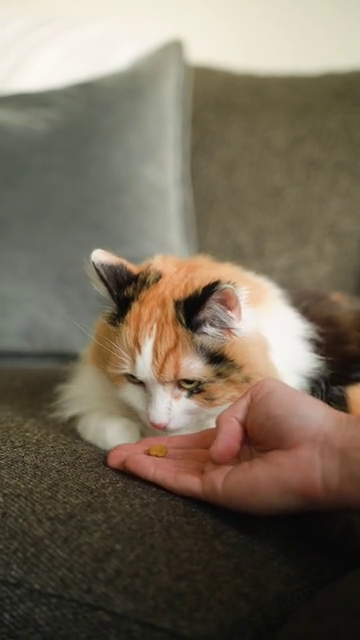
#> input picture frame 48 of video.mp4, 360 x 640 px
$ python '동영상자르기.py'
#> lines starting #> are read from the running program, lines starting #| are printed output that depends on the picture
import cv2

cap = cv2.VideoCapture('video.mp4')

k=0
while cap.isOpened():
    ret, frame = cap.read()
#> frame is the input picture: shape (640, 360, 3); mean B, G, R 89.9, 106.5, 117.6
    crop = frame[200:450, 100:300]
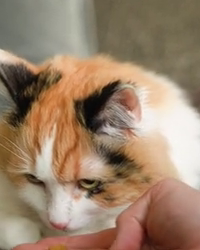
#> crop: shape (250, 200, 3); mean B, G, R 107.4, 130.4, 155.2
    if not ret:
        break
    cv2.imshow('video_origin', frame)
    cv2.imshow('video_crop', crop)
    if cv2.waitKey(20) == ord('q'):
#> (key q is pressed here)
        break
    if cv2.waitKey(20) == ord('s'):  # 자른 동영상 캡쳐
        k +=1
        cv2.imwrite('capture'+str(k)+'.jpg',crop)
cap.release()
cv2.destroyAllWindows()

$ run again, starting later in the video
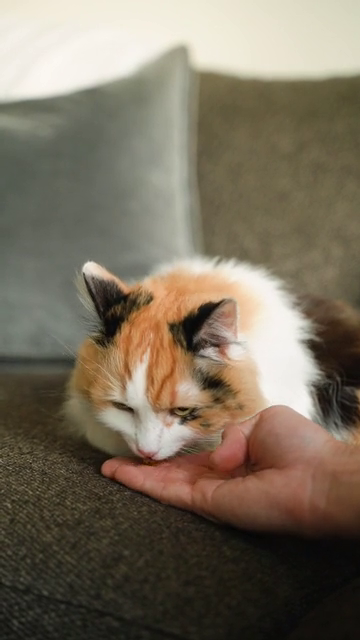
#> input picture frame 218 of video.mp4, 360 x 640 px
#> frame is the input picture: shape (640, 360, 3); mean B, G, R 93.6, 110.4, 121.1
#> `crop = frame[200:450, 100:300]`:
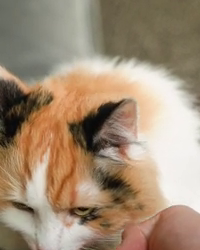
#> crop: shape (250, 200, 3); mean B, G, R 118.3, 141.1, 162

$ run again, starting later in the video
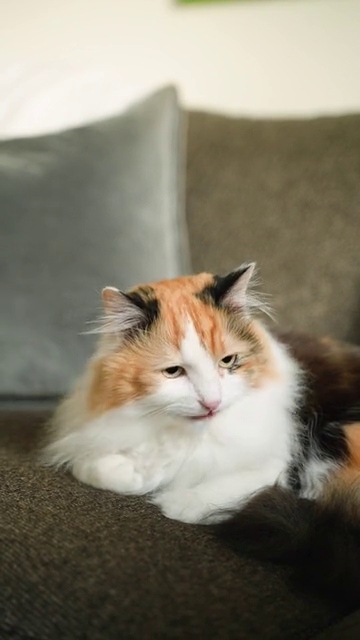
#> input picture frame 388 of video.mp4, 360 x 640 px
#> frame is the input picture: shape (640, 360, 3); mean B, G, R 111, 127, 132.9
#> `crop = frame[200:450, 100:300]`:
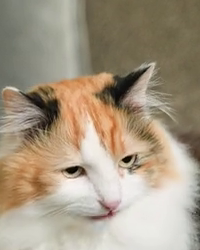
#> crop: shape (250, 200, 3); mean B, G, R 131.7, 152.1, 165.6
